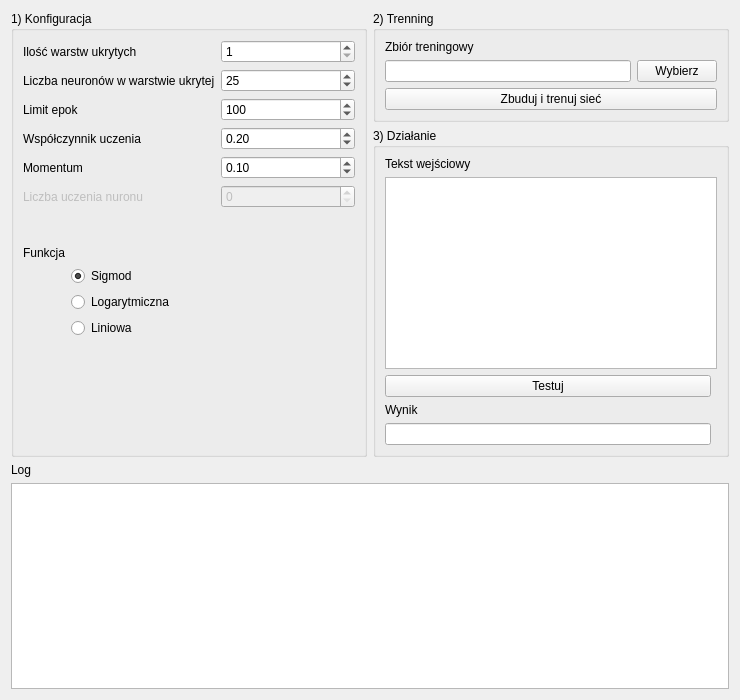
<?xml version="1.0" encoding="UTF-8"?>
<ui version="4.0">
 <class>Form</class>
 <widget class="QWidget" name="Form">
  <property name="geometry">
   <rect>
    <x>0</x>
    <y>0</y>
    <width>740</width>
    <height>700</height>
   </rect>
  </property>
  <property name="minimumSize">
   <size>
    <width>740</width>
    <height>700</height>
   </size>
  </property>
  <property name="maximumSize">
   <size>
    <width>740</width>
    <height>700</height>
   </size>
  </property>
  <property name="windowTitle">
   <string>BMMSI - Wykrywanie języka</string>
  </property>
  <layout class="QGridLayout" name="gridLayout_3">
   <item row="0" column="1">
    <widget class="QGroupBox" name="groupBox_2">
     <property name="title">
      <string>2) Trenning</string>
     </property>
     <layout class="QVBoxLayout" name="verticalLayout_2">
      <item>
       <layout class="QGridLayout" name="gridLayout">
        <item row="0" column="0">
         <widget class="QLabel" name="label_9">
          <property name="text">
           <string>Zbiór treningowy</string>
          </property>
         </widget>
        </item>
        <item row="1" column="0">
         <widget class="QLineEdit" name="o_zbiorTreningowy"/>
        </item>
        <item row="1" column="1">
         <widget class="QPushButton" name="ib_zbiorTreningowy">
          <property name="text">
           <string>Wybierz</string>
          </property>
         </widget>
        </item>
       </layout>
      </item>
      <item>
       <widget class="QPushButton" name="ib_zbudujTrenujSiec">
        <property name="text">
         <string>Zbuduj i trenuj sieć</string>
        </property>
       </widget>
      </item>
     </layout>
    </widget>
   </item>
   <item row="1" column="1">
    <widget class="QGroupBox" name="groupBox_3">
     <property name="title">
      <string>3) Działanie</string>
     </property>
     <layout class="QGridLayout" name="gridLayout_2">
      <item row="2" column="0" colspan="2">
       <widget class="QPlainTextEdit" name="i_tekstWejsciowy"/>
      </item>
      <item row="4" column="0">
       <widget class="QLabel" name="label_10">
        <property name="text">
         <string>Wynik</string>
        </property>
       </widget>
      </item>
      <item row="3" column="0">
       <widget class="QPushButton" name="ib_testuj">
        <property name="text">
         <string>Testuj</string>
        </property>
       </widget>
      </item>
      <item row="1" column="0">
       <widget class="QLabel" name="label_8">
        <property name="text">
         <string>Tekst wejściowy</string>
        </property>
       </widget>
      </item>
      <item row="6" column="0">
       <widget class="QLineEdit" name="o_wynik"/>
      </item>
     </layout>
    </widget>
   </item>
   <item row="2" column="0" colspan="2">
    <layout class="QVBoxLayout" name="verticalLayout_3">
     <item>
      <widget class="QLabel" name="label_11">
       <property name="text">
        <string>Log</string>
       </property>
      </widget>
     </item>
     <item>
      <widget class="QPlainTextEdit" name="o_log"/>
     </item>
    </layout>
   </item>
   <item row="0" column="0" rowspan="2">
    <widget class="QGroupBox" name="groupBox">
     <property name="title">
      <string>1) Konfiguracja</string>
     </property>
     <layout class="QVBoxLayout" name="verticalLayout">
      <item>
       <layout class="QFormLayout" name="formLayout">
        <item row="0" column="0">
         <widget class="QLabel" name="label">
          <property name="text">
           <string>Ilość warstw ukrytych</string>
          </property>
         </widget>
        </item>
        <item row="0" column="1">
         <widget class="QSpinBox" name="i_iloscWarstwUkrytych">
          <property name="minimum">
           <number>1</number>
          </property>
          <property name="value">
           <number>1</number>
          </property>
         </widget>
        </item>
        <item row="1" column="0">
         <widget class="QLabel" name="label_2">
          <property name="text">
           <string>Liczba neuronów w warstwie ukrytej</string>
          </property>
         </widget>
        </item>
        <item row="1" column="1">
         <widget class="QSpinBox" name="i_liczbaNeuronowWarstwaUkryta">
          <property name="minimum">
           <number>1</number>
          </property>
          <property name="maximum">
           <number>100</number>
          </property>
          <property name="value">
           <number>25</number>
          </property>
         </widget>
        </item>
        <item row="2" column="0">
         <widget class="QLabel" name="label_3">
          <property name="text">
           <string>Limit epok</string>
          </property>
         </widget>
        </item>
        <item row="2" column="1">
         <widget class="QSpinBox" name="i_liczbaEpok">
          <property name="minimum">
           <number>1</number>
          </property>
          <property name="maximum">
           <number>1000000</number>
          </property>
          <property name="singleStep">
           <number>100</number>
          </property>
          <property name="value">
           <number>100</number>
          </property>
         </widget>
        </item>
        <item row="3" column="0">
         <widget class="QLabel" name="label_5">
          <property name="text">
           <string>Współczynnik uczenia</string>
          </property>
         </widget>
        </item>
        <item row="3" column="1">
         <widget class="QDoubleSpinBox" name="i_wspolczynnikUczenia">
          <property name="minimum">
           <double>0.010000000000000</double>
          </property>
          <property name="maximum">
           <double>1.000000000000000</double>
          </property>
          <property name="singleStep">
           <double>0.010000000000000</double>
          </property>
          <property name="value">
           <double>0.200000000000000</double>
          </property>
         </widget>
        </item>
        <item row="4" column="0">
         <widget class="QLabel" name="label_4">
          <property name="text">
           <string>Momentum</string>
          </property>
         </widget>
        </item>
        <item row="4" column="1">
         <widget class="QDoubleSpinBox" name="i_wspolczynnikMomentum">
          <property name="minimum">
           <double>0.010000000000000</double>
          </property>
          <property name="maximum">
           <double>1.000000000000000</double>
          </property>
          <property name="singleStep">
           <double>0.010000000000000</double>
          </property>
          <property name="value">
           <double>0.100000000000000</double>
          </property>
         </widget>
        </item>
        <item row="5" column="0">
         <widget class="QLabel" name="label_6">
          <property name="enabled">
           <bool>false</bool>
          </property>
          <property name="text">
           <string>Liczba uczenia nuronu</string>
          </property>
         </widget>
        </item>
        <item row="5" column="1">
         <widget class="QSpinBox" name="i_uczenieNeuronu">
          <property name="enabled">
           <bool>false</bool>
          </property>
         </widget>
        </item>
       </layout>
      </item>
      <item>
       <layout class="QFormLayout" name="formLayout_2">
        <item row="0" column="0">
         <widget class="QLabel" name="label_7">
          <property name="text">
           <string>Funkcja</string>
          </property>
         </widget>
        </item>
        <item row="1" column="0">
         <spacer name="horizontalSpacer">
          <property name="orientation">
           <enum>Qt::Horizontal</enum>
          </property>
          <property name="sizeHint" stdset="0">
           <size>
            <width>40</width>
            <height>20</height>
           </size>
          </property>
         </spacer>
        </item>
        <item row="1" column="1">
         <widget class="QRadioButton" name="ic_sigmod">
          <property name="text">
           <string>Sigmod</string>
          </property>
          <property name="checked">
           <bool>true</bool>
          </property>
         </widget>
        </item>
        <item row="2" column="0">
         <spacer name="horizontalSpacer_2">
          <property name="orientation">
           <enum>Qt::Horizontal</enum>
          </property>
          <property name="sizeHint" stdset="0">
           <size>
            <width>40</width>
            <height>20</height>
           </size>
          </property>
         </spacer>
        </item>
        <item row="2" column="1">
         <widget class="QRadioButton" name="ic_log">
          <property name="text">
           <string>Logarytmiczna</string>
          </property>
         </widget>
        </item>
        <item row="3" column="0">
         <spacer name="horizontalSpacer_3">
          <property name="orientation">
           <enum>Qt::Horizontal</enum>
          </property>
          <property name="sizeHint" stdset="0">
           <size>
            <width>40</width>
            <height>20</height>
           </size>
          </property>
         </spacer>
        </item>
        <item row="3" column="1">
         <widget class="QRadioButton" name="ic_liniowa">
          <property name="text">
           <string>Liniowa</string>
          </property>
         </widget>
        </item>
       </layout>
      </item>
     </layout>
    </widget>
   </item>
  </layout>
 </widget>
 <resources/>
 <connections/>
</ui>
